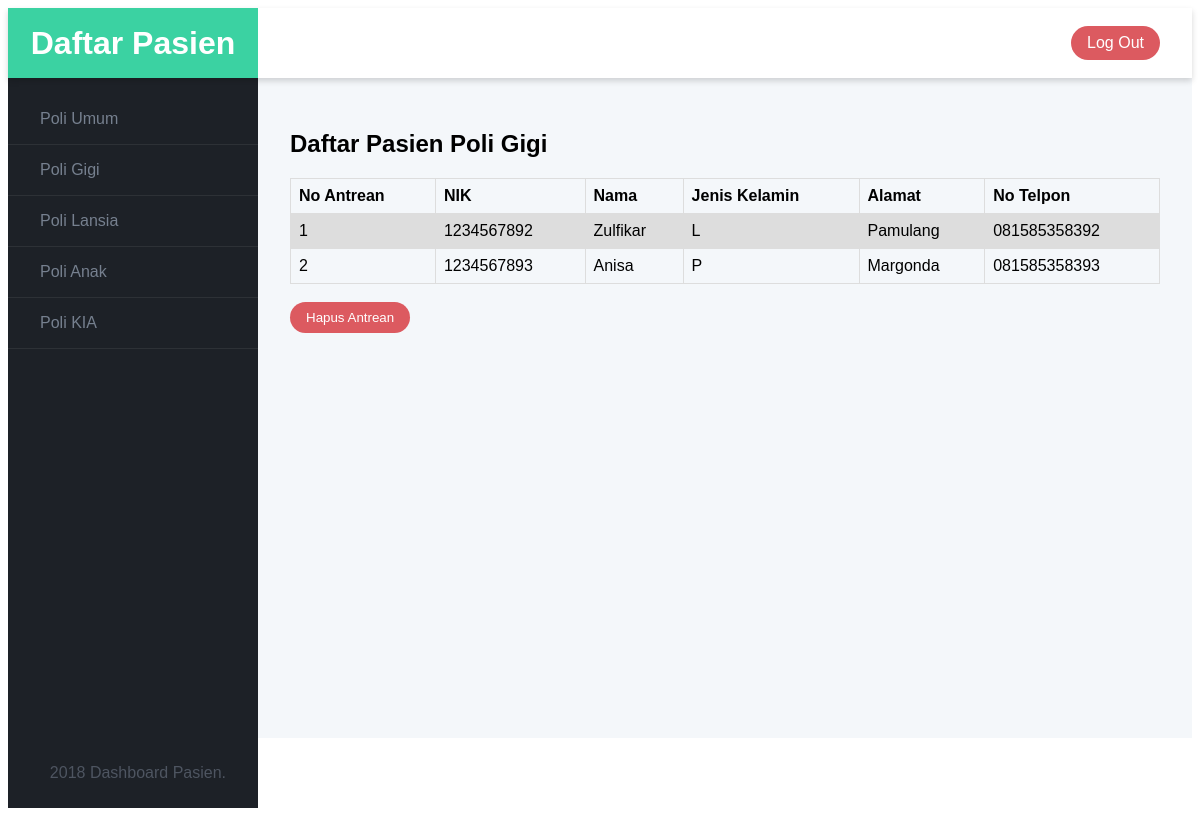
The app's page /admin.php/?id_poli=2 (signed in) with its own data.
### tables this page shows
CREATE TABLE `poli` (
  `id_poli` int(1) NOT NULL,
  `nama_poli` varchar(10) NOT NULL,
  `deskripsi_poli` text NOT NULL
);

CREATE TABLE `antrean_poli2` (
  `id_poli` int(1) NOT NULL,
  `no_antrean` int(3) NOT NULL,
  `nik` varchar(16) NOT NULL,
  `nama_pasien` varchar(50) NOT NULL,
  `jeniskelamin` varchar(1) NOT NULL,
  `tgllahir` date NOT NULL,
  `alamat` varchar(50) NOT NULL,
  `notelp` varchar(20) NOT NULL
);

### admin.php (the view, shortened to what this page needs)
<?php
include 'connection.php';
$id_poli = $_GET["id_poli"];
$cari_nama_poli = $conn->query(
    "select * from poli where id_poli=".$id_poli
);
$array_poli = mysqli_fetch_array($cari_nama_poli, MYSQLI_NUM);
$nama_poli = $array_poli[1];
$sql_result = $conn->query(
    "select * from puskesmas.poli"
 )
?>
<!DOCTYPE html>
<html>
    <head>
    </head>
    <body>
        <div class="admin">
            <header class="admin__header">
                <a class="logo"><h1>Daftar Pasien</h1></a>
                <div class="toolbar">
                    <button class="btn btn--primary">Add New Plumbus</button>
                    <a href="../logout.php" class="logout">
                        Log Out
                    </a>
                </div>
            </header>
            <nav class="admin__nav">
                <ul class="menu">
                <?php
                while ($rows = $sql_result->fetch_assoc()){
                ?>
                <li class="menu__item">
                <a class="menu__link" href="../admin.php/?id_poli=<?= $rows['id_poli']?>">Poli <?= $rows['nama_poli']?></a></li>
                 <?php
                }
                ?>
                </ul>
            </nav>
            <main class="admin__main">
                <h2>Daftar Pasien Poli <?= $nama_poli ?></h2>
<table>
  <tr>
    <th>No Antrean</th>
    <th>NIK</th>
    <th>Nama</th>
    <th>Jenis Kelamin</th>
    <th>Alamat</th>
    <th>No Telpon</th>
  </tr>
  <tr>
    <?php
    $daftarpasien = $conn->query("select * from antrean_poli{$id_poli}");
    while ($rows = $daftarpasien -> fetch_assoc()){
    ?>
    <td> <?= $rows['no_antrean'] ?></td>
    <td> <?= $rows['nik'] ?></td>
    <td> <?= $rows['nama_pasien'] ?></td>
    <td> <?= $rows['jeniskelamin'] ?></td>
    <td> <?= $rows['alamat'] ?></td>
    <td> <?= $rows['notelp'] ?></td>
  </tr>
    <?php
        }
    ?>
</table>
<br/>
            <form method="post" action="../hapusantrean.php" id="hapusAntrean" onsubmit="return confirm('Yakin ingin menghapus antrean? Antrean yang sudah dihapus tidak bisa dikembalikan.');">
                <input type="submit" class="logout" value="Hapus Antrean">
            </form>
            </main>
            <footer class="admin__footer">
                <span>&nbsp;2018 Dashboard Pasien. </span>
            </footer>
        </div>
    </body>
</html>

### admin.php (style rules this page uses)
*, *::before, *::after { box-sizing: border-box; }
body { height: 100%; overflow-x: hidden; font-family: sans-serif; }
.admin { --spacing: 1rem; display: flex; flex-wrap: wrap; display: grid; height: 100vh; grid-template-rows: 70px 1fr 70px; grid-template-columns: 250px 1fr; grid-template-areas: "header header" "nav main" "footer footer"; }
.admin__header { display: flex; flex-basis: 100%; grid-area: header; height: 70px; background-color: #fff; box-shadow: 0 3px 6px rgba(0, 0, 0, 0.16); position: relative; }
.admin__nav { flex: 0 0 250px; grid-area: nav; background-color: #1d2127; }
.admin__main { flex: 1; grid-area: main; padding: var(--spacing); overflow-y: auto; overflow-x: hidden; -webkit-overflow-scrolling: touch; background-color: #f4f7fa; }
.admin__footer { display: flex; flex-basis: 100%; justify-content: space-between; align-items: center; height: 70px; padding: 0 var(--spacing); color: #4e5561; background-color: #1d2127; }
@media screen and (min-width: 48rem) { .admin { --spacing: 2rem; } }
a { color: #dc5a60; text-decoration: none; }
.logo { display: flex; flex: 0 0 250px; height: 70; justify-content: center; align-items: center; position: relative; margin: 0; color: #fff; background-color: #3BD2A2 !important; font-size: 1rem; }
.logo h1 { margin: 0; }
.toolbar { display: flex; flex: 1; justify-content: space-between; align-items: center; padding: 0 var(--spacing); }
.menu { list-style-type: none; padding: 0; }
.menu__item { border-bottom: 1px solid rgba(255, 255, 255, 0.07); }
.menu__link { font-size: 1rem; display: block; padding: 1rem 2rem; color: #76808f; text-decoration: none; }
.btn { display: inline-block; border-radius: 5em; border: 0; padding: 0.5rem 1rem; white-space: nowrap; }
.logout { background-color: #dc5a60; display: inline-block; border-radius: 5em; border: 0; padding: 0.5rem 1rem; white-space: nowrap; color: #fff; }
.btn--primary { color: #fff; background-color: #fff; }
table { font-family: arial, sans-serif; border-collapse: collapse; width: 100%; }
td, th { border: 1px solid #dddddd; text-align: left; padding: 8px; }
tr:nth-child(even) { background-color: #dddddd; }

### records on screen
poli: nama_poli "Umum"
poli: nama_poli "Gigi"
poli: nama_poli "Lansia"
poli: nama_poli "Anak"
poli: nama_poli "KIA"
antrean_poli2: no_antrean "1", nik "1234567892", nama_pasien "Zulfikar", jeniskelamin "L", alamat "Pamulang", notelp "081585358392"
antrean_poli2: no_antrean "2", nik "1234567893", nama_pasien "Anisa", jeniskelamin "P", alamat "Margonda", notelp "081585358393"
